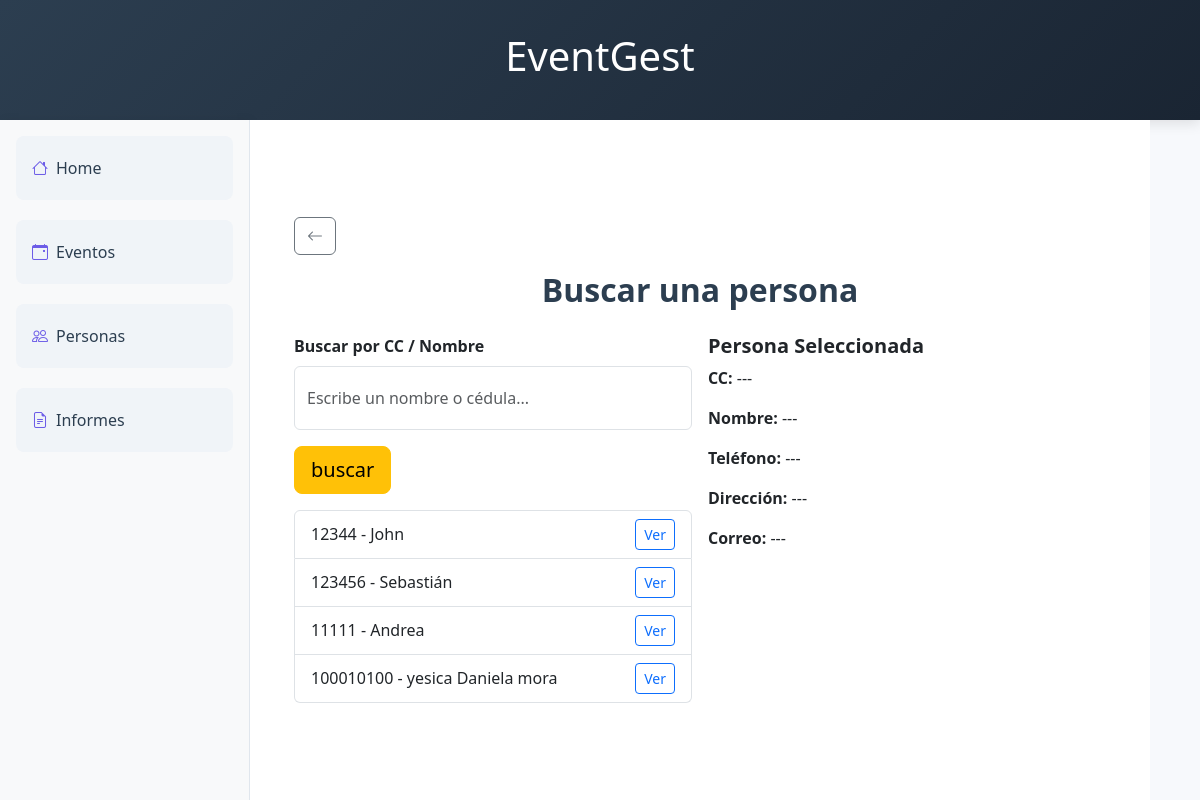
Page /search_person/ on the earlier database version.
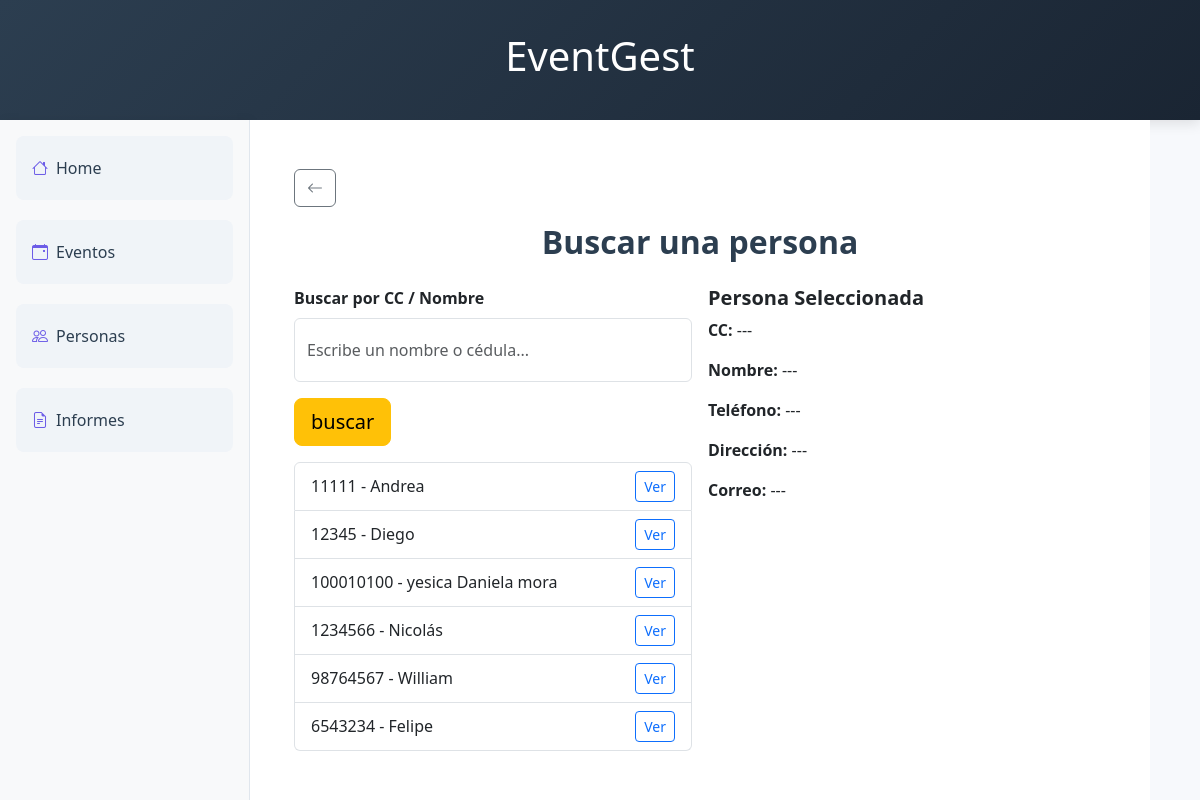
Same page on the later database version.
### myapp/models.py (models this page shows, shortened)
class Person(models.Model):
    name = models.CharField(max_length=200, blank=False)
    dni = models.CharField(max_length=20, primary_key=True, blank=False)
    phoneNumber = models.CharField(max_length=15, blank=False)
    address = models.CharField(max_length=100, blank=False)
    email = models.EmailField(blank=False)
    isVisible = models.BooleanField(default=True)

### myapp/views.py (the view)
# urls.py: path("search_person/", views.search_person, name="search_person"),
def search_person(request):
    if request.method == "GET":
        people = services.getAllPeople()
        return render(request, "search_person.html", {"people": people})
    else:
        people = services.searchPerson(request.POST["dni"])
        return render(request, "search_person.html", {"people": people})

### myapp/services.py (called while the page is built)
def getAllPeople():
    return Person.objects.filter(isVisible=True)

### myapp/templates/search_person.html (shortened to what this page needs)
{% extends 'barra_lateral.html' %}
{% block content %}
<div class="content-panel col-md-8 col-lg-9 d-flex align-items-center justify-content-center">
  <div class="container" style="max-width: 1200px;">
    <div class="mb-3">
      <button type="button" class="btn btn-outline-secondary" onclick="window.history.back()">
        <i class="bi bi-arrow-left"></i>
      </button>
    </div>
    <h2 class="text-center mb-4">Buscar una persona</h2>
    <div class="row g-3">
      <div class="col-md-6">
        <form action="{% url 'search_person' %}" method="POST">
          <label for="searchInput" class="form-label fw-bold">Buscar por CC / Nombre</label>
          <input id="searchInput" name="dni" type="text" class="form-control mb-3"
            placeholder="Escribe un nombre o cédula..." style="height: 4em;">
          <button class="btn btn-warning btn-lg rounded-3 mb-3">
            buscar
          </button>
        </form>
        <ul id="resultsList" class="list-group">
          {% for person in people %}
          <li class="list-group-item d-flex justify-content-between align-items-center">
            <span>{{ person.dni }} - {{ person.name }}</span>
            <button class="btn btn-sm btn-outline-primary" onclick="viewPerson('{{ person.dni }}')">Ver</button>
          </li>
          {% endfor %}
        </ul>
      </div>
      <div class="col-md-6">
        <h5 class="fw-bold">Persona Seleccionada</h5>
        <div id="selectedPerson">
          <p><strong>CC:</strong> <span id="detail-cc">---</span></p>
          <p><strong>Nombre:</strong> <span id="detail-nombre">---</span></p>
          <p><strong>Teléfono:</strong> <span id="detail-telefono">---</span></p>
          <p><strong>Dirección:</strong> <span id="detail-direccion">---</span></p>
          <p><strong>Correo:</strong> <span id="detail-correo">---</span></p>
        </div>
      </div>
    </div>
  </div>
</div>
</div>
</div>
{% endblock %}

Differences in the rows shown:
no longer on this page (row edited): Person: dni "12344", name "John"
no longer on this page (row edited): Person: dni "123456", name "Sebastián"
now on this page (row edited): Person: dni "12345", name "Diego"
added Person: dni "1234566", name "Nicolás"
added Person: dni "98764567", name "William"
added Person: dni "6543234", name "Felipe"
